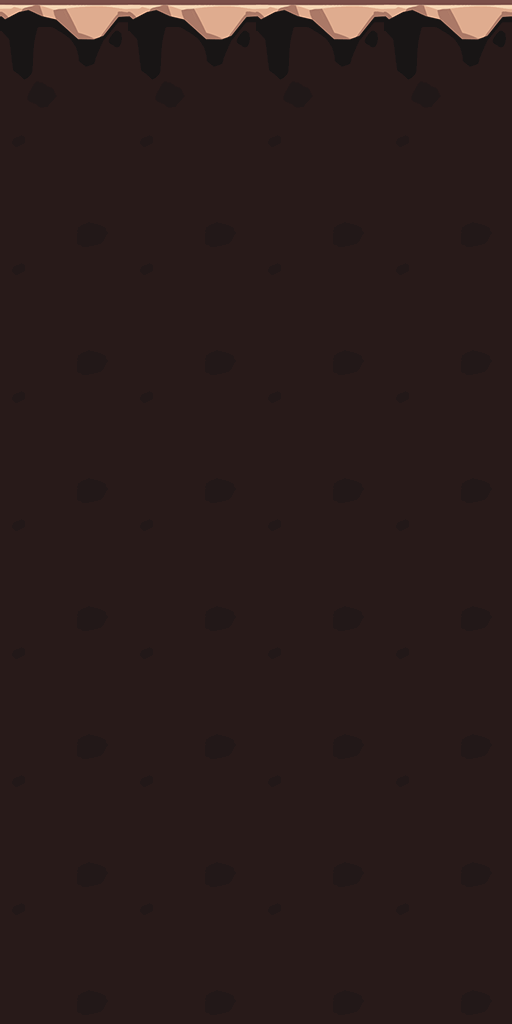

Rendered tile map (Tiled .tmx) drawn with the repository's tilesets; below, a short description and the full map source, tile grids included:
An orthogonal 4x8 tile map with 128x128 px tiles, 1 tile layer (ground).

<map version="1.10" tiledversion="1.10.2" orientation="orthogonal" renderorder="right-down" width="4" height="8" tilewidth="128" tileheight="128" infinite="0" nextlayerid="5" nextobjectid="1">
 <tileset firstgid="1" name="tile underground" tilewidth="128" tileheight="128" tilecount="2" columns="0">
  <grid orientation="orthogonal" width="1" height="1" />
  <tile id="1">
   <image width="128" height="128" source="../tile/tile underground/tile-underground (2).png" />
  </tile>
  <tile id="4">
   <image width="128" height="128" source="../tile/tile underground/tile-underground (5).png" />
  </tile>
 </tileset>
 <layer id="4" name="ground" width="4" height="8">
  <data encoding="csv">
2,2,2,2,
5,5,5,5,
5,5,5,5,
5,5,5,5,
5,5,5,5,
5,5,5,5,
5,5,5,5,
5,5,5,5
</data>
 </layer>
</map>
